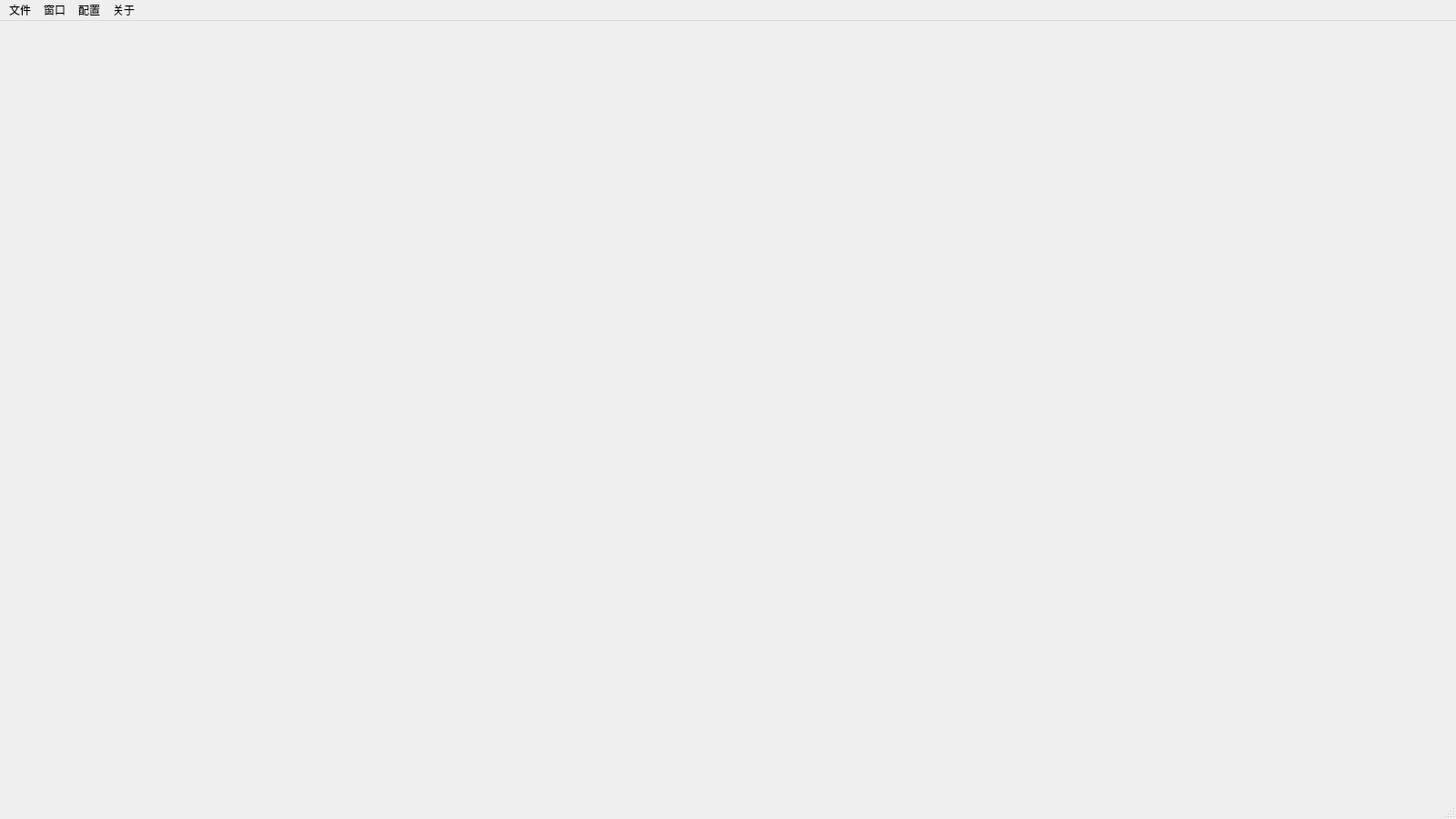
<?xml version="1.0" encoding="UTF-8"?>
<ui version="4.0">
 <class>MainWindow</class>
 <widget class="QMainWindow" name="MainWindow">
  <property name="geometry">
   <rect>
    <x>0</x>
    <y>0</y>
    <width>1600</width>
    <height>900</height>
   </rect>
  </property>
  <property name="windowTitle">
   <string>PK4ADI</string>
  </property>
  <widget class="QWidget" name="centralwidget">
   <layout class="QGridLayout" name="gridLayout"/>
  </widget>
  <widget class="QMenuBar" name="menubar">
   <property name="geometry">
    <rect>
     <x>0</x>
     <y>0</y>
     <width>1600</width>
     <height>22</height>
    </rect>
   </property>
   <widget class="QMenu" name="menu_file">
    <property name="title">
     <string>文件</string>
    </property>
    <addaction name="action_open"/>
   </widget>
   <widget class="QMenu" name="menu_window">
    <property name="title">
     <string>窗口</string>
    </property>
    <addaction name="action_new_win_analysis"/>
    <addaction name="separator"/>
    <addaction name="action_previous_sheeet"/>
    <addaction name="action_next_sheet"/>
    <addaction name="action_first_sheet"/>
   </widget>
   <widget class="QMenu" name="menu_config">
    <property name="title">
     <string>配置</string>
    </property>
    <widget class="QMenu" name="menu_language">
     <property name="title">
      <string>语言</string>
     </property>
     <addaction name="action_ch"/>
     <addaction name="action_en"/>
    </widget>
    <addaction name="menu_language"/>
   </widget>
   <widget class="QMenu" name="menu_about">
    <property name="title">
     <string>关于</string>
    </property>
    <addaction name="action_kernel"/>
    <addaction name="action_author"/>
    <addaction name="action_logs"/>
    <addaction name="action_lisence"/>
   </widget>
   <addaction name="menu_file"/>
   <addaction name="menu_window"/>
   <addaction name="menu_config"/>
   <addaction name="menu_about"/>
  </widget>
  <widget class="QStatusBar" name="statusbar"/>
  <action name="action_open">
   <property name="text">
    <string>打开</string>
   </property>
   <property name="shortcut">
    <string>Ctrl+O</string>
   </property>
  </action>
  <action name="action_new_win_analysis">
   <property name="text">
    <string>分析窗口</string>
   </property>
   <property name="shortcut">
    <string>Ctrl+A</string>
   </property>
  </action>
  <action name="action_ch">
   <property name="text">
    <string>中文</string>
   </property>
  </action>
  <action name="action_en">
   <property name="text">
    <string>English</string>
   </property>
  </action>
  <action name="action_kernel">
   <property name="text">
    <string>分析内核</string>
   </property>
  </action>
  <action name="action_author">
   <property name="text">
    <string>作者</string>
   </property>
  </action>
  <action name="action_logs">
   <property name="text">
    <string>更新日志</string>
   </property>
  </action>
  <action name="action_lisence">
   <property name="text">
    <string>协议</string>
   </property>
  </action>
  <action name="action_previous_sheeet">
   <property name="text">
    <string>上一页</string>
   </property>
   <property name="shortcut">
    <string>Ctrl+P</string>
   </property>
  </action>
  <action name="action_next_sheet">
   <property name="text">
    <string>下一页</string>
   </property>
   <property name="shortcut">
    <string>Ctrl+N</string>
   </property>
  </action>
  <action name="action_first_sheet">
   <property name="text">
    <string>第一页</string>
   </property>
   <property name="shortcut">
    <string>Ctrl+F</string>
   </property>
  </action>
 </widget>
 <resources/>
 <connections/>
</ui>
